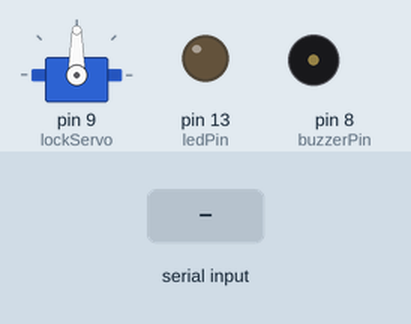
Simulated run of this sketch. Board: Arduino Uno, built with avr-gcc and run on an emulated ATmega328P. Parts: servo, output pins drawn as LEDs (lit = HIGH), buzzer (waves = sounding, pin HIGH). The inputs (shaded band) are chosen by the test bench.

Above: at 1.2 s.
1.3 s: "A90\n" received over Serial
At 2.0 s:
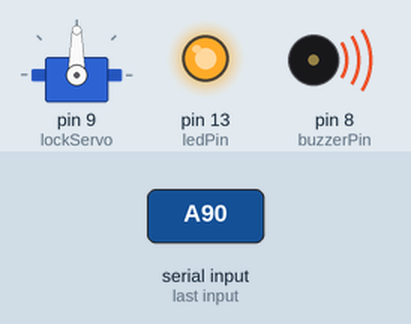
2.8 s: "B90\n" received over Serial
At 3.1 s:
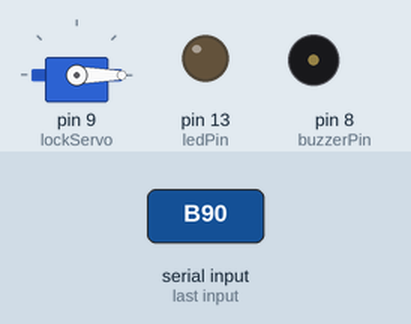
4.3 s: "A,45\n" received over Serial
At 5.5 s:
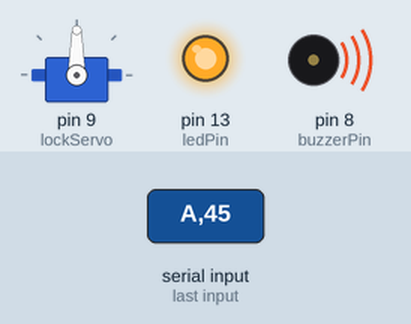
5.8 s: "B,45\n" received over Serial
At 6.6 s:
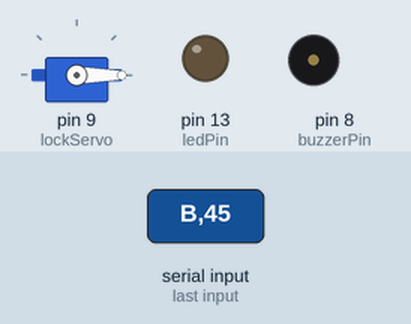
Timing chart, 0 to 8.3 s (numbered marks = the images above; inputs shaded):
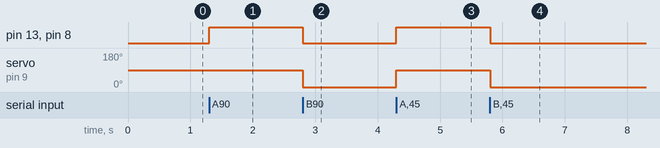

Measured:
- after the input at 1.3 s, pin 13 (ledPin), pin 8 (buzzerPin): LOW → HIGH at once
- after the input at 2.8 s, pin 13 (ledPin), pin 8 (buzzerPin): HIGH → LOW at once; servo on pin 9 (lockServo): 90° → 0° at once
- after the input at 4.3 s, pin 13 (ledPin), pin 8 (buzzerPin): LOW → HIGH at once; servo on pin 9 (lockServo): 0° → 90° at once
- after the input at 5.8 s, pin 13 (ledPin), pin 8 (buzzerPin): HIGH → LOW at once; servo on pin 9 (lockServo): 90° → 0° at once

The sketch:

Smart-Network-Alarm.ino
```cpp
#include <Servo.h>

Servo lockServo;

int ledPin = 13;
int buzzerPin = 8;

void setup() {

  Serial.begin(9600);

  pinMode(ledPin, OUTPUT);
  pinMode(buzzerPin, OUTPUT);

  lockServo.attach(9);

}

void loop() {

  if (Serial.available()) {

    char command = Serial.read();

    if (command == 'A') {

      digitalWrite(ledPin, HIGH);
      digitalWrite(buzzerPin, HIGH);
      lockServo.write(90); // lock
    }

    if (command == 'B') {

      digitalWrite(ledPin, LOW);
      digitalWrite(buzzerPin, LOW);
      lockServo.write(0); // unlock
    }
  }

}
```

network_monitor.c
```cpp
#include <stdio.h>
#include <stdlib.h>
#include <string.h>

#define MAX_LINE 256

int device_known(char *ip) {

    FILE *file;
    char line[MAX_LINE];

    file = fopen("logs/known_devices.txt","r");

    if (file == NULL) {
        return 0;
    }

    while (fgets(line, sizeof(line), file)) {

        if (strstr(line, ip)) {
            fclose(file);
            return 1;
        }
    }

    fclose(file);
    return 0;
}

void log_event(char *ip) {

    FILE *log;

    log = fopen("logs/device_log.txt","a");

    if (log != NULL) {
        fprintf(log, "New device detected: %s\n", ip);
        fclose(log);
    }
}

void trigger_arduino() {

    system("echo A > /dev/ttyACM0");

}


int main() {

    FILE *scan;
    char line[MAX_LINE];
    char ip[MAX_LINE];

    printf("Scanning network...\n");

    system("arp -a > logs/current_scan.txt");

    scan = fopen("logs/current_scan.txt","r");

    if (scan == NULL) {
        printf("Scan file error\n");
        return 1;
    }

    while (fgets(line, sizeof(line), scan)) {

sscanf(line, "%*s (%[^)])", ip);

        if (!device_known(ip)) {

            printf("Unknown device detected: %s\n", ip);

            log_event(ip);

            trigger_arduino();
        }
    }

    fclose(scan);

    printf("Scan finished\n");

    return 0;
}
```
